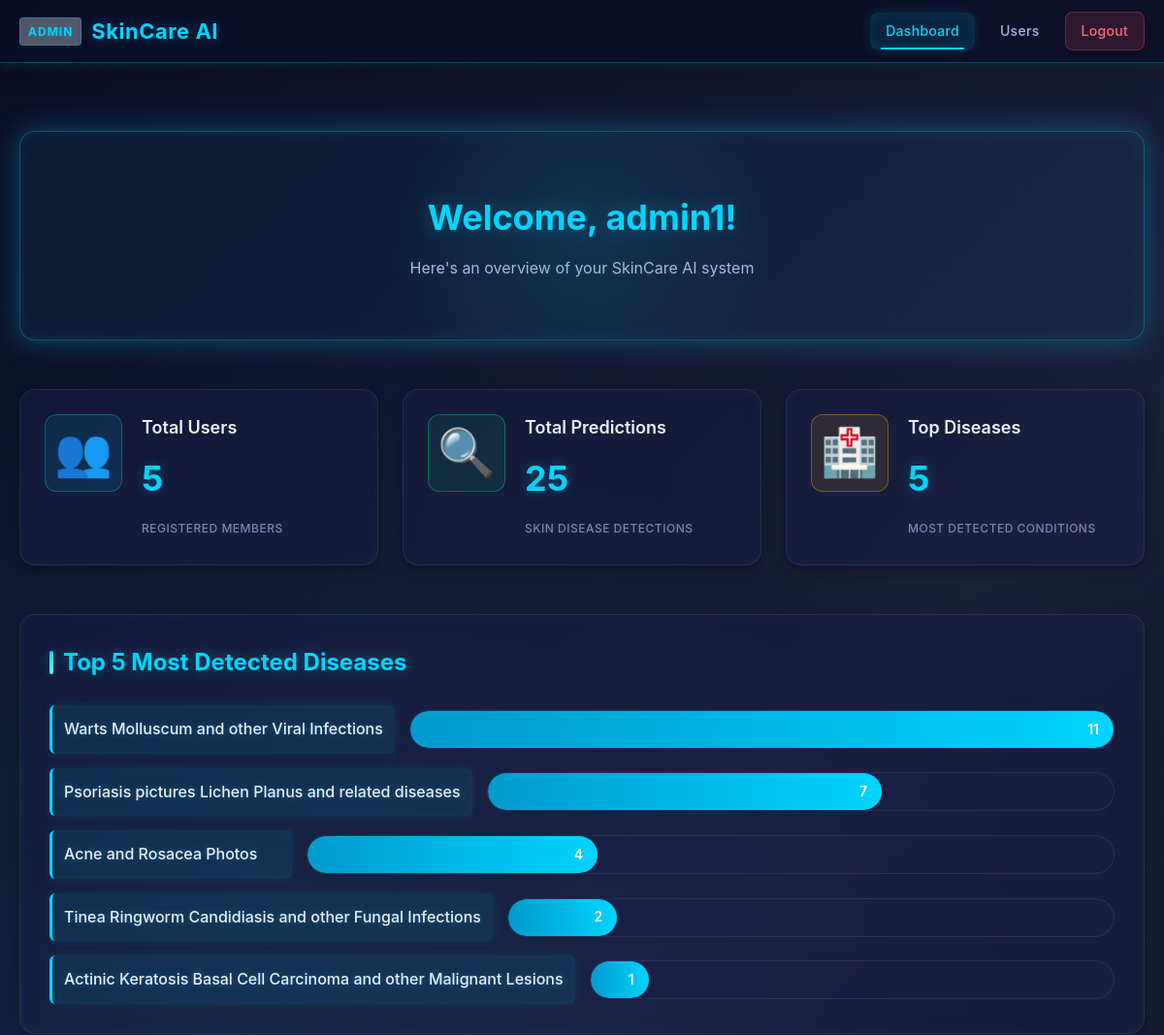
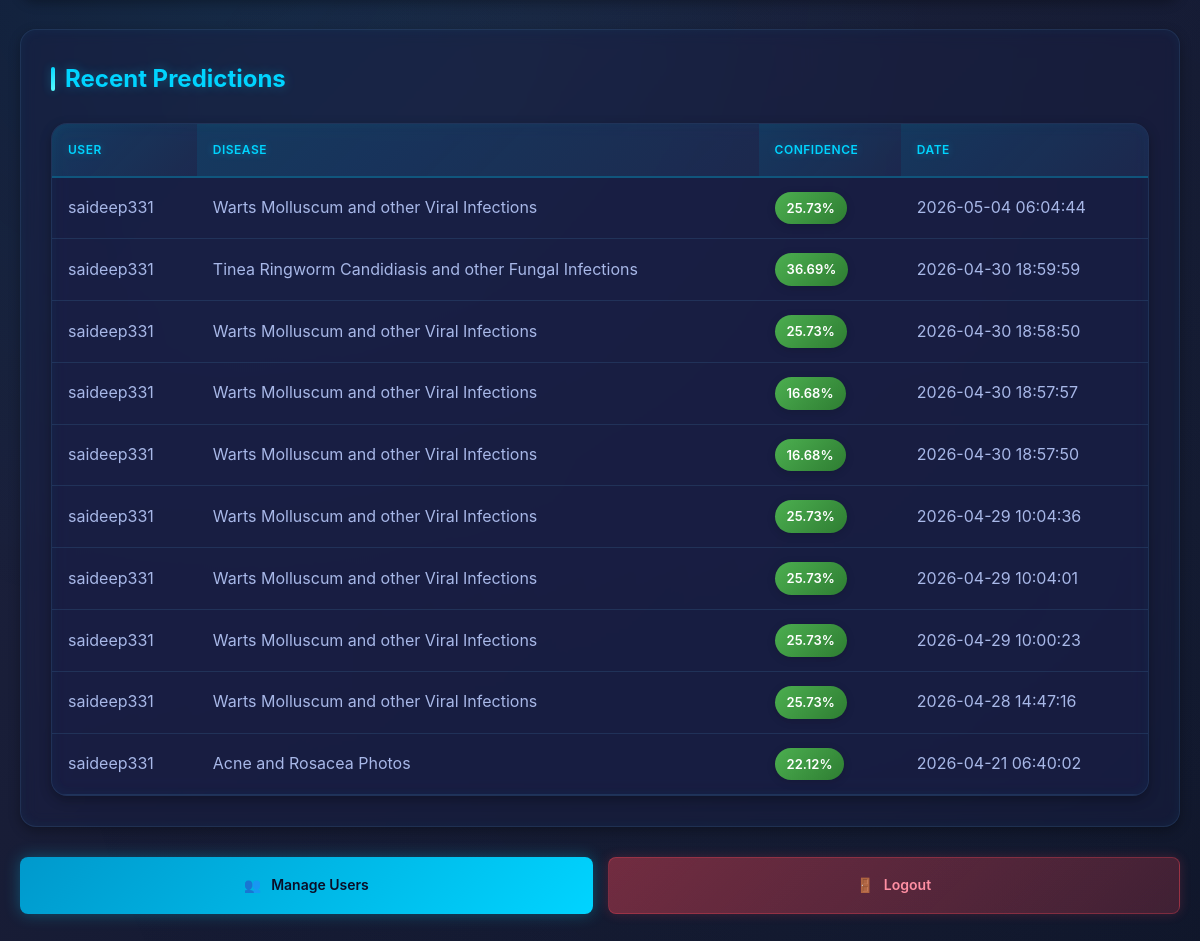
The app's page /admin/dashboard (signed in) with its own data (2 pictures, top to bottom).
### tables this page shows
CREATE TABLE history (
            id INTEGER PRIMARY KEY AUTOINCREMENT,
            user_id INTEGER NOT NULL,
            image_name TEXT NOT NULL,
            disease TEXT NOT NULL,
            confidence REAL NOT NULL,
            date TIMESTAMP DEFAULT CURRENT_TIMESTAMP,
            FOREIGN KEY (user_id) REFERENCES users(id)
        );

CREATE TABLE users (
            id INTEGER PRIMARY KEY AUTOINCREMENT,
            email TEXT UNIQUE NOT NULL,
            age INTEGER NOT NULL,
            gender TEXT NOT NULL,
            username TEXT UNIQUE NOT NULL,
            password TEXT NOT NULL,
            created_at TIMESTAMP DEFAULT CURRENT_TIMESTAMP
        , is_admin BOOLEAN DEFAULT 0);

### web_app/app.py (the view)
@app.route('/admin/dashboard')
def admin_dashboard():
    if 'admin_id' not in session or not session.get('is_admin'):
        return redirect(url_for('login'))
    conn = get_connection()
    cursor = conn.cursor()
    cursor.execute('SELECT COUNT(*) as count FROM users')
    total_users = cursor.fetchone()['count']
    cursor.execute('SELECT COUNT(*) as count FROM history')
    total_predictions = cursor.fetchone()['count']
    cursor.execute('''
        SELECT disease, COUNT(*) as count FROM history
        GROUP BY disease ORDER BY count DESC LIMIT 5
    ''')
    top_diseases = cursor.fetchall()
    cursor.execute('''
        SELECT h.id, h.image_name, h.disease, h.confidence, h.date, u.username
        FROM history h
        JOIN users u ON h.user_id = u.id
        ORDER BY h.date DESC LIMIT 10
    ''')
    recent_predictions = cursor.fetchall()
    conn.close()
    return render_template('admin_dashboard.html',
                         admin_username=session.get('admin_username'),
                         total_users=total_users,
                         total_predictions=total_predictions,
                         top_diseases=top_diseases,
                         recent_predictions=recent_predictions)

### web_app/app.py (called while the page is built)
@app.before_request
def before_request():
    session.permanent = True

### web_app/database.py (called while the page is built)
def get_connection():
    conn = sqlite3.connect(DB_FILE)
    conn.row_factory = sqlite3.Row
    return conn

### web_app/templates/admin_dashboard.html (shortened to what this page needs)
<!DOCTYPE html>
<html lang="en">
<head>
    <link rel="stylesheet" href="{{ url_for('static', filename='css/style.css') }}">
    <link rel="stylesheet" href="{{ url_for('static', filename='css/admin.css') }}">
</head>
<body>
    <nav class="navbar admin-navbar">
        <div class="nav-container">
            <div class="nav-brand">
                <span class="admin-badge">ADMIN</span> SkinCare AI
            </div>
            <div class="nav-links">
                <a href="/admin/dashboard" class="nav-link active">Dashboard</a>
                <a href="/admin/users" class="nav-link">Users</a>
                <a href="/logout" class="nav-link logout">Logout</a>
            </div>
        </div>
    </nav>
    <div class="container admin-container">
        <div class="welcome-section admin-welcome">
            <h1>Welcome, {{ admin_username }}!</h1>
            <p>Here's an overview of your SkinCare AI system</p>
        </div>
        <div class="stats-grid">
            <div class="stat-card">
                <div class="stat-icon users-icon">👥</div>
                <div class="stat-content">
                    <h3>Total Users</h3>
                    <p class="stat-number">{{ total_users }}</p>
                    <span class="stat-label">Registered Members</span>
                </div>
            </div>
            <div class="stat-card">
                <div class="stat-icon predictions-icon">🔍</div>
                <div class="stat-content">
                    <h3>Total Predictions</h3>
                    <p class="stat-number">{{ total_predictions }}</p>
                    <span class="stat-label">Skin Disease Detections</span>
                </div>
            </div>
            <div class="stat-card">
                <div class="stat-icon diseases-icon">🏥</div>
                <div class="stat-content">
                    <h3>Top Diseases</h3>
                    <p class="stat-number">{{ top_diseases|length }}</p>
                    <span class="stat-label">Most Detected Conditions</span>
                </div>
            </div>
        </div>
        <div class="admin-section">
            <h2>Top 5 Most Detected Diseases</h2>
            <div class="diseases-list">
                {% if top_diseases %}
                    {% for disease in top_diseases %}
                    <div class="disease-item">
                        <div class="disease-name">{{ disease['disease'] }}</div>
                        <div class="disease-bar">
                            <div class="disease-progress" style="width: {{ (disease['count'] / top_diseases[0]['count'] * 100)|int }}%">
                                <span class="disease-count">{{ disease['count'] }}</span>
                            </div>
                        </div>
                    </div>
                    {% endfor %}
                {% else %}
                    <p class="empty-message">No prediction data available yet.</p>
                {% endif %}
            </div>
        </div>
        <div class="admin-section">
            <h2>Recent Predictions</h2>
            <div class="history-table">
                <table>
                    <thead>
                        <tr>
                            <th>User</th>
                            <th>Disease</th>
                            <th>Confidence</th>
                            <th>Date</th>
                        </tr>
                    </thead>
                    <tbody>
                        {% if recent_predictions %}
                            {% for prediction in recent_predictions %}
                            <tr>
                                <td>{{ prediction['username'] }}</td>
                                <td>{{ prediction['disease'] }}</td>
                                <td>
                                    <span class="confidence-badge" style="background: {{ 'linear-gradient(135deg, #4CAF50, #2E7D32)' if prediction['confidence'] >= 0.85 else 'linear-gradient(135deg, #FF9800, #F57C00)' }}">
                                        {{ "%.2f"|format(prediction['confidence']) }}%
                                    </span>
                                </td>
                                <td>{{ prediction['date'] }}</td>
                            </tr>
                            {% endfor %}
                        {% else %}
                            <tr>
                                <td colspan="4" style="text-align: center; padding: 20px; color: #999;">No predictions yet</td>
                            </tr>
                        {% endif %}
                    </tbody>
                </table>
            </div>
        </div>
        <div class="quick-actions">
            <a href="/admin/users" class="action-btn">
                <span>👥</span>
                <span>Manage Users</span>
            </a>
            <a href="/logout" class="action-btn logout-btn">
                <span>🚪</span>
                <span>Logout</span>
            </a>
        </div>
    </div>
</body>
</html>

### web_app/templates/admin_dashboard.html (style rules this page uses)
.admin-navbar .nav-brand { display: flex; align-items: center; gap: 10px; }
.admin-badge { background: rgba(255, 255, 255, 0.3); padding: 4px 8px; border-radius: 4px; font-size: 12px; font-weight: bold; letter-spacing: 1px; }

### records on screen
history: disease "Actinic Keratosis Basal Cell Carcinoma and other Malignant Lesions", {{ (disease['count'] / top_diseases[0]['count'] * 100)|int }} 9 (drawn), count "1"
history: username "saideep331", disease "Warts Molluscum and other Viral Infections", confidence "25.73", date "2026-05-04 06:04:44"
history: username "saideep331", disease "Tinea Ringworm Candidiasis and other Fungal Infections", confidence "36.69", date "2026-04-30 18:59:59"
history: username "saideep331", disease "Warts Molluscum and other Viral Infections", confidence "25.73", date "2026-04-30 18:58:50"
history: username "saideep331", disease "Warts Molluscum and other Viral Infections", confidence "16.68", date "2026-04-30 18:57:57"
history: username "saideep331", disease "Warts Molluscum and other Viral Infections", confidence "16.68", date "2026-04-30 18:57:50"
history: username "saideep331", disease "Warts Molluscum and other Viral Infections", confidence "25.73", date "2026-04-29 10:04:36"
history: username "saideep331", disease "Warts Molluscum and other Viral Infections", confidence "25.73", date "2026-04-29 10:04:01"
history: username "saideep331", disease "Warts Molluscum and other Viral Infections", confidence "25.73", date "2026-04-29 10:00:23"
history: username "saideep331", disease "Warts Molluscum and other Viral Infections", confidence "25.73", date "2026-04-28 14:47:16"
history: username "saideep331", disease "Acne and Rosacea Photos", confidence "22.12", date "2026-04-21 06:40:02"

### other values on screen
{{ admin_username }} "admin1"
{{ total_users }} "5"
{{ total_predictions }} "25"
{{ top_diseases|length }} "5"
{{ disease['disease'] }} "Warts Molluscum and other Viral Infections" "Psoriasis pictures Lichen Planus and related diseases" "Acne and Rosacea Photos" "Tinea Ringworm Candidiasis and other Fungal Infections"
{{ disease['count'] }} "11" "7" "4" "2"
